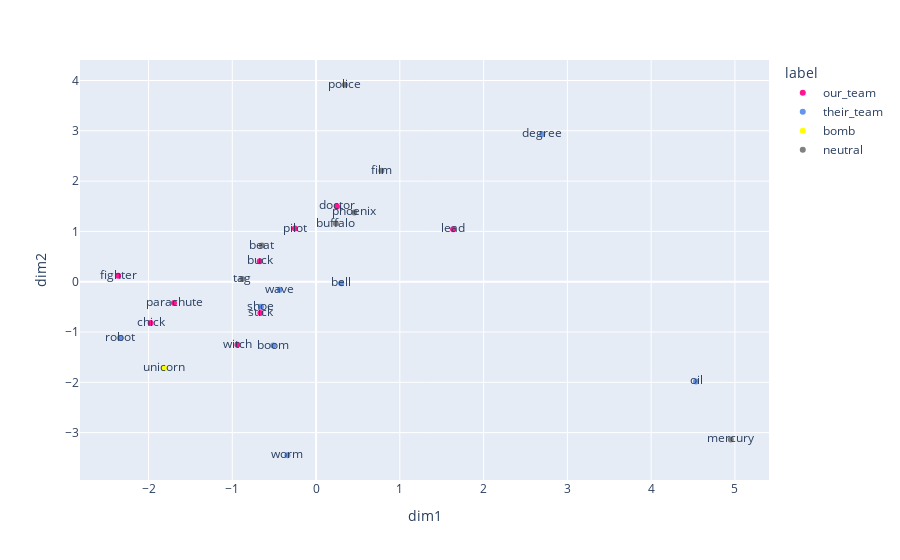

This figure's notebook cell:
### Markdown cell above
### Reduce to 2D
Let's first use PCA to reduce to 2 dimensions and plot the results

### Code cell
X_embedded = PCA_fit(embedding_matrix, n_comp = 2)
df_reduced = matrix_to_df(X_embedded, words, labels)
plot_2d(df_reduced, color_map)

### Figure 1 — Plotly figure (JSON) as saved in the notebook; plotly's stock layout.template omitted (floating-point values rounded to 4 significant figures)
{"data": [{"hovertemplate": "<b>%{hovertext}</b><br><br>label=our_team<br>dim1=%{x}<br>dim2=%{y}<br>word=%{text}<extra></extra>", "hovertext": ["lead", "chick", "fighter", "buck", "stick", "pilot", "witch", "parachute", "doctor"], "legendgroup": "our_team", "marker": {"color": "deeppink", "symbol": "circle"}, "mode": "markers+text", "name": "our_team", "orientation": "v", "showlegend": true, "text": ["lead", "chick", "fighter", "buck", "stick", "pilot", "witch", "parachute", "doctor"], "type": "scatter", "x": [1.636, -1.975, -2.362, -0.6723, -0.6639, -0.2532, -0.9389, -1.696, 0.2498], "xaxis": "x", "y": [1.043, -0.8185, 0.1173, 0.4063, -0.6238, 1.056, -1.254, -0.4224, 1.497], "yaxis": "y"}, {"hovertemplate": "<b>%{hovertext}</b><br><br>label=their_team<br>dim1=%{x}<br>dim2=%{y}<br>word=%{text}<extra></extra>", "hovertext": ["degree", "boom", "shoe", "oil", "bell", "worm", "wave", "robot"], "legendgroup": "their_team", "marker": {"color": "cornflowerblue", "symbol": "circle"}, "mode": "markers+text", "name": "their_team", "orientation": "v", "showlegend": true, "text": ["degree", "boom", "shoe", "oil", "bell", "worm", "wave", "robot"], "type": "scatter", "x": [2.699, -0.511, -0.6577, 4.535, 0.2993, -0.3417, -0.4342, -2.34], "xaxis": "x", "y": [2.931, -1.268, -0.4989, -1.981, -0.0282, -3.449, -0.1611, -1.119], "yaxis": "y"}, {"hovertemplate": "<b>%{hovertext}</b><br><br>label=bomb<br>dim1=%{x}<br>dim2=%{y}<br>word=%{text}<extra></extra>", "hovertext": ["unicorn"], "legendgroup": "bomb", "marker": {"color": "yellow", "symbol": "circle"}, "mode": "markers+text", "name": "bomb", "orientation": "v", "showlegend": true, "text": ["unicorn"], "type": "scatter", "x": [-1.813], "xaxis": "x", "y": [-1.719], "yaxis": "y"}, {"hovertemplate": "<b>%{hovertext}</b><br><br>label=neutral<br>dim1=%{x}<br>dim2=%{y}<br>word=%{text}<extra></extra>", "hovertext": ["phoenix", "police", "tag", "film", "buffalo", "mercury", "beat"], "legendgroup": "neutral", "marker": {"color": "grey", "symbol": "circle"}, "mode": "markers+text", "name": "neutral", "orientation": "v", "showlegend": true, "text": ["phoenix", "police", "tag", "film", "buffalo", "mercury", "beat"], "type": "scatter", "x": [0.4563, 0.3435, -0.8814, 0.7801, 0.2363, 4.951, -0.6461], "xaxis": "x", "y": [1.376, 3.915, 0.05451, 2.206, 1.156, -3.134, 0.7184], "yaxis": "y"}], "layout": {"autosize": true, "legend": {"title": {"text": "label"}, "tracegroupgap": 0}, "margin": {"t": 60}, "xaxis": {"anchor": "y", "autorange": true, "domain": [0, 1], "range": [-2.81, 5.399], "title": {"text": "dim1"}, "type": "linear"}, "yaxis": {"anchor": "x", "autorange": true, "domain": [0, 1], "range": [-4.02, 4.486], "title": {"text": "dim2"}, "type": "linear"}}}
